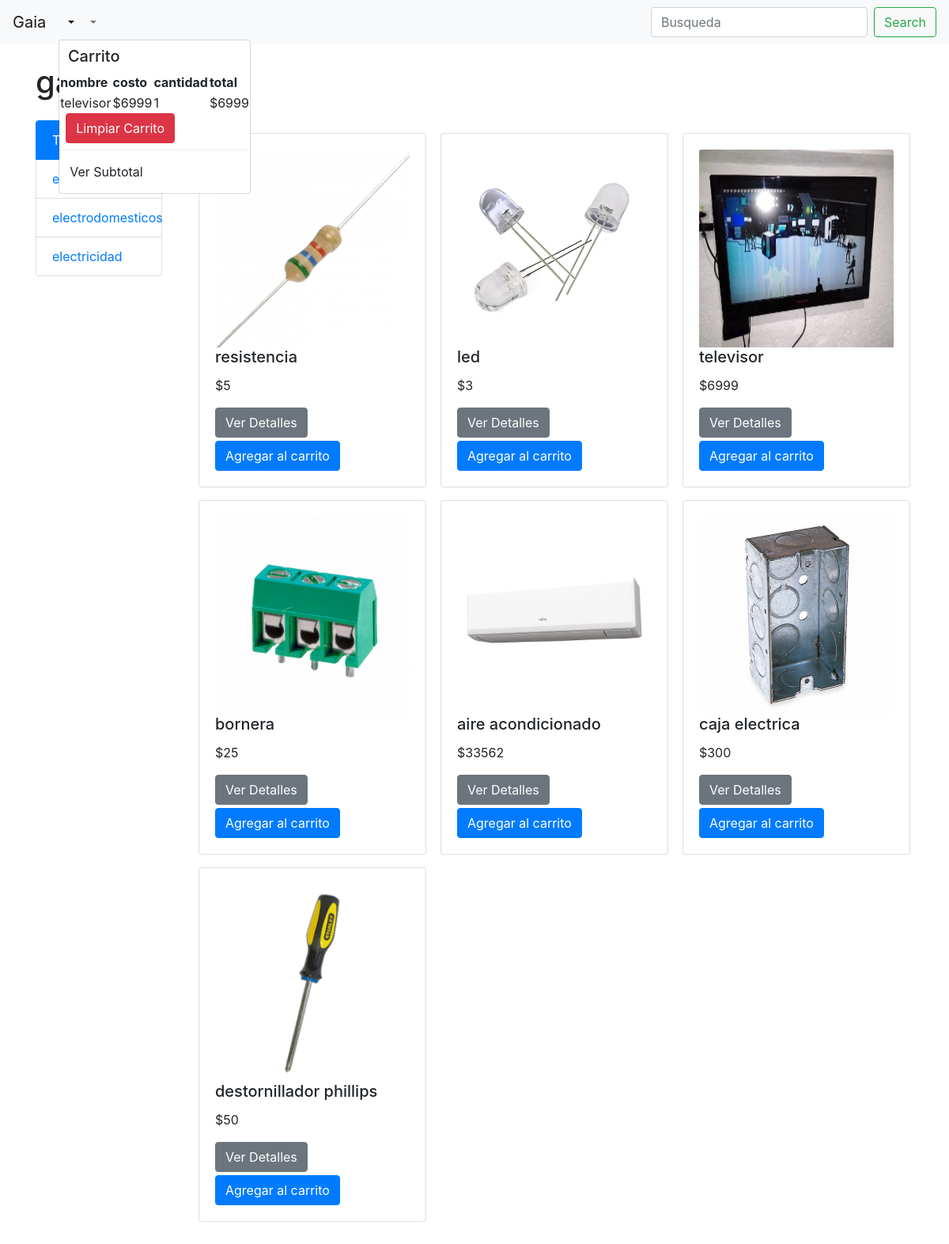
/?prod=3&nom=televisor&cos=6999&car=1, run on the app's committed database.
### tables this page shows
CREATE TABLE IF NOT EXISTS `productos` (
  `id_producto` int(11) NOT NULL AUTO_INCREMENT,
  `nombre` varchar(24) NOT NULL,
  `precio` decimal(10,0) NOT NULL,
  `foto` varchar(30) NOT NULL,
  `cuotas` int(11) NOT NULL,
  `categoria` int(11) NOT NULL,
  PRIMARY KEY (`id_producto`)
);

### index.php (called while the page is built, shortened)
<?php
    include('view/navbar/navbar.php');
    include('view/body.php');
    include('view/footer.php');
?>

### models/db.php (the view, shortened to what this page needs)
<div class="row">
    <?php
            $busq = (isset($_POST['s'])?$_POST['s']:"");
            $db = new mysqli('localhost','root','usbw','compras');
            $categoria = "";
            $sql = "SELECT * FROM productos WHERE nombre LIKE '%$busq%' ".$categoria;
            $registros = $db->query($sql);
            foreach($registros as $productos):?>
            <div class="col-4 mb-3">
                <div class="card h-100" style="width: 18rem;">
                    <div class="card-body">
                        <img src="fotos/<?=$productos['foto']?>" width="250" height="250" class="card-img-top">
                        <h5 class="card-title"><?=$productos['nombre']?></h5>
                        <p class="card-text">$<?= $productos['precio'] ?></p>
                        <a href="./?det=1&nom=<?=$productos['nombre']?>&cos=<?=$productos['precio']?>&cuo=<?=$productos['cuotas']?>&img=<?=$productos['foto']?>&id=<?=$productos['id_producto']?>" class="btn btn-secondary mb-1">Ver Detalles</a>
                        <a href="./?prod=<?=$productos['id_producto']?>&nom=<?=$productos['nombre']?>&cos=<?=$productos['precio']?>&car=1"
                        class="btn btn-primary">Agregar al carrito</a>
                    </div>
                </div>
            </div>
            <?php endforeach;?>
</div>

### data on the page
productos: foto (picture), nombre "resistencia", precio "5"
productos: foto (picture), nombre "led", precio "3"
productos: foto (picture), nombre "televisor", precio "6999"
productos: foto (picture), nombre "bornera", precio "25"
productos: foto (picture), nombre "aire acondicionado", precio "33562"
productos: foto (picture), nombre "caja electrica", precio "300"
productos: foto (picture), nombre "destornillador phillips", precio "50"

### other printed values
$id['nombre'] "televisor"
$id['costo'] "6999"
$id['cantidad'] "1"
$id['total'] "6999"
